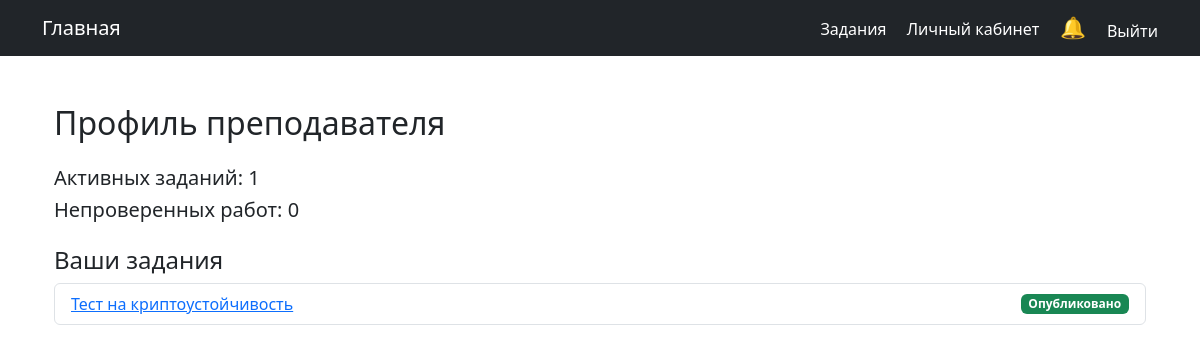
Page /users/teacher_profile/ (signed in) on the earlier database version.
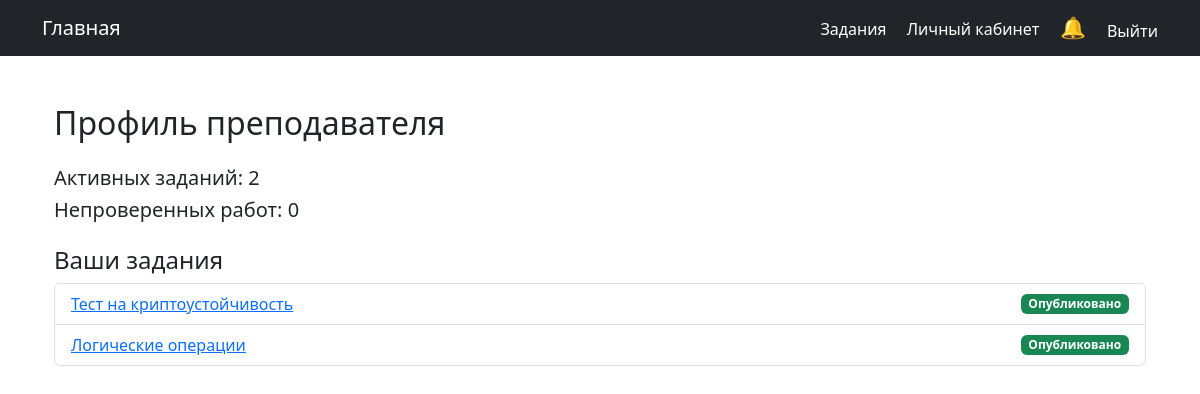
Same page on the later database version.
### assignments/models.py (models this page shows, shortened)
class Assignment(models.Model):
    STATUS_CHOICES = [
        ('draft', 'Черновик'),
        ('published', 'Опубликовано'),
    ]
    title = models.CharField(max_length=200)
    description = models.TextField()
    created_at = models.DateTimeField(auto_now_add=True)
    due_date = models.DateTimeField()
    created_by = models.ForeignKey(User, on_delete=models.CASCADE, related_name='assignments')
    status = models.CharField(max_length=10, choices=STATUS_CHOICES, default='draft')
    max_score = models.IntegerField(default=100, verbose_name="Максимальный балл")  # Добавьте это поле

### users/views.py (the view)
# urls.py: path('teacher_profile/', TeacherProfileView.as_view(), name='teacher-profile'),
class TeacherProfileView(LoginRequiredMixin, UserPassesTestMixin, TemplateView):
    template_name = 'users/teacher_profile.html'
    def test_func(self):
        return self.request.user.is_teacher
    def get_context_data(self, **kwargs):
        context = super().get_context_data(**kwargs)
        teacher = self.request.user
        assignments = Assignment.objects.filter(created_by=teacher)
        submissions = Submission.objects.filter(assignment__in=assignments)
        context.update({
            'assignments': assignments,
            'ungraded_submissions': submissions.filter(grade__isnull=True).count(),
            'active_assignments': assignments.filter(status='published').count(),
            'top_students': submissions.values('student').annotate(
                avg_grade=Avg('grade')
            ).order_by('-avg_grade')[:5]
        })
        return context

### notifications/context_processors.py (called while the page is built)
def unread_notifications(request):
    if request.user.is_authenticated:
        unread_notes = Notification.objects.filter(user=request.user, is_read=False)
        all_notes = Notification.objects.filter(user=request.user)
    else:
        unread_notes = []
        all_notes = []
    return {
        'unread_notes': unread_notes,
        'all_notes': all_notes,
    }

### templates/users/teacher_profile.html
{% extends 'base.html' %}
{% block content %}
<div class="container mt-5">
    <h2 class="mb-4">Профиль преподавателя</h2>
    <div class="mb-4">
        <h5>Активных заданий: {{ active_assignments }}</h5>
        <h5>Непроверенных работ: {{ ungraded_submissions }}</h5>
    </div>
    <div class="mb-4">
        <h4>Ваши задания</h4>
        <ul class="list-group">
            {% for assignment in assignments %}
                <li class="list-group-item d-flex justify-content-between align-items-center">
                    <a href="{% url 'assignment-detail' assignment.pk %}">{{ assignment.title }}</a>
                    <span class="badge bg-{% if assignment.status == 'published' %}success{% else %}secondary{% endif %}">
                        {{ assignment.get_status_display }}
                    </span>
                </li>
            {% empty %}
                <li class="list-group-item">Нет заданий</li>
            {% endfor %}
        </ul>
    </div>
</div>
{% endblock %}

Differences in the rows shown:
added Assignment: title "Логические операции", status "Опубликовано"
Other differences:
{{ active_assignments }}: "1" → "2"
